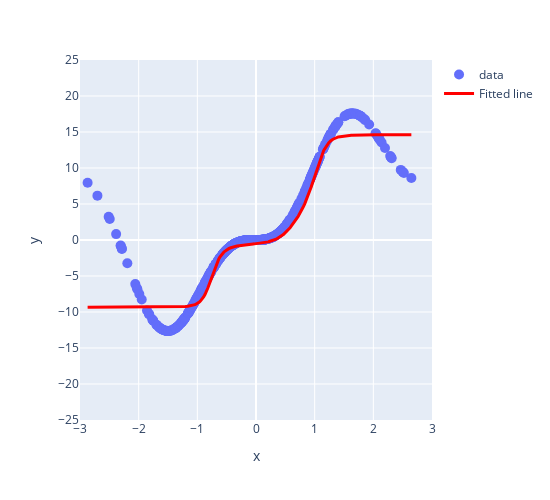

Here is the notebook cell this chart was saved with:
### Code cell
model = deepRegression(1, 5, 3, 1)
optimizer = torch.optim.SGD(model.parameters(), lr=0.3)
trainer(model, criterion, optimizer, dataloader, epochs=20, verbose=False)
plot_regression(X, y, model(X_t).detach(), y_range=[-25, 25], dy=5)

### Figure 1 — Plotly figure (JSON) as saved in the notebook; plotly's stock layout.template omitted (floating-point values rounded to 4 significant figures; data arrays with more than 128 entries replaced by an {"elided": "..."} marker saying what was removed)
{"data": [{"marker": {"size": 10}, "mode": "markers", "name": "data", "type": "scatter", "x": {"elided": "500 float values"}, "y": {"elided": "500 float values"}}, {"line": {"color": "red", "width": 3}, "mode": "lines", "name": "Fitted line", "type": "scatter", "x": {"elided": "500 float values"}, "y": {"elided": "500 float values"}}], "layout": {"height": 500, "margin": {"t": 60}, "title": {"x": 0.46, "y": 0.93}, "width": 550, "xaxis": {"dtick": 1, "range": [-3, 3], "tick0": -3, "title": {"text": "x"}}, "yaxis": {"dtick": 5, "range": [-25, 25], "tick0": -25, "title": {"text": "y"}}}}
